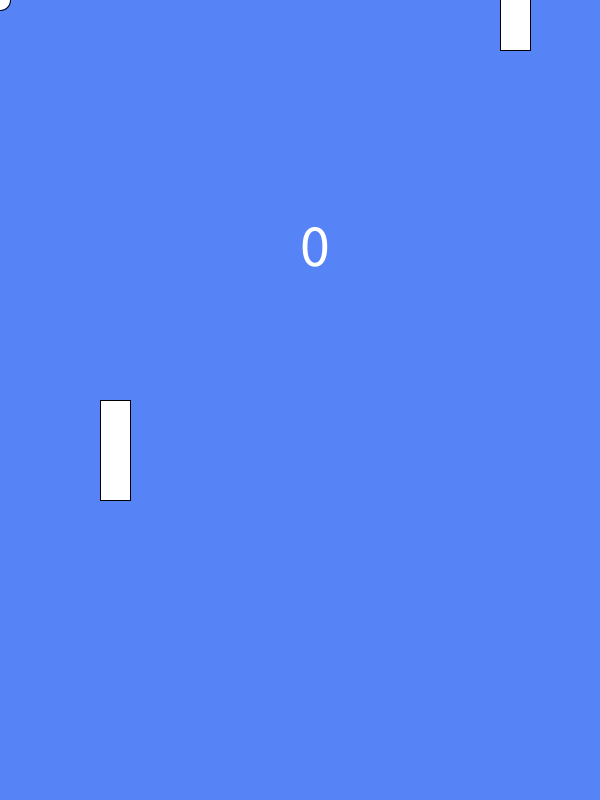
Frame 1 (no input)
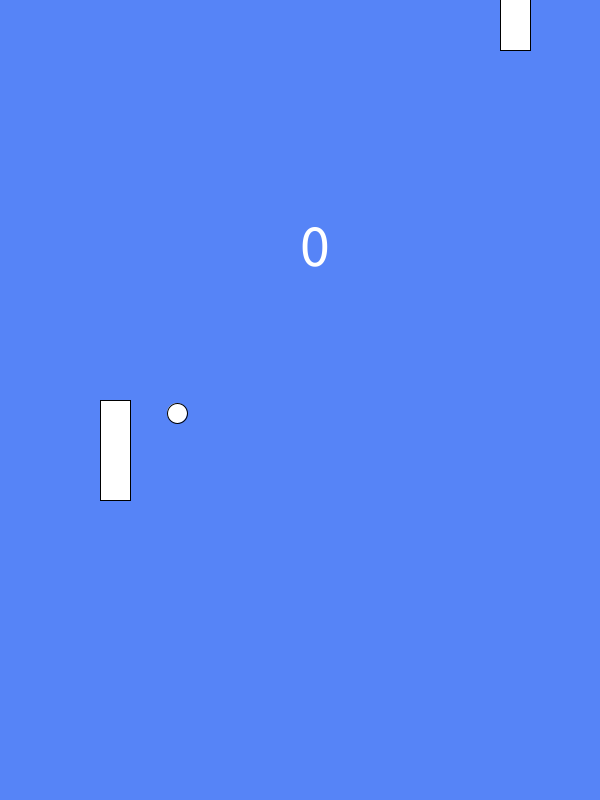
Frame 60 (the mouse pressed at the canvas centre just before this capture)
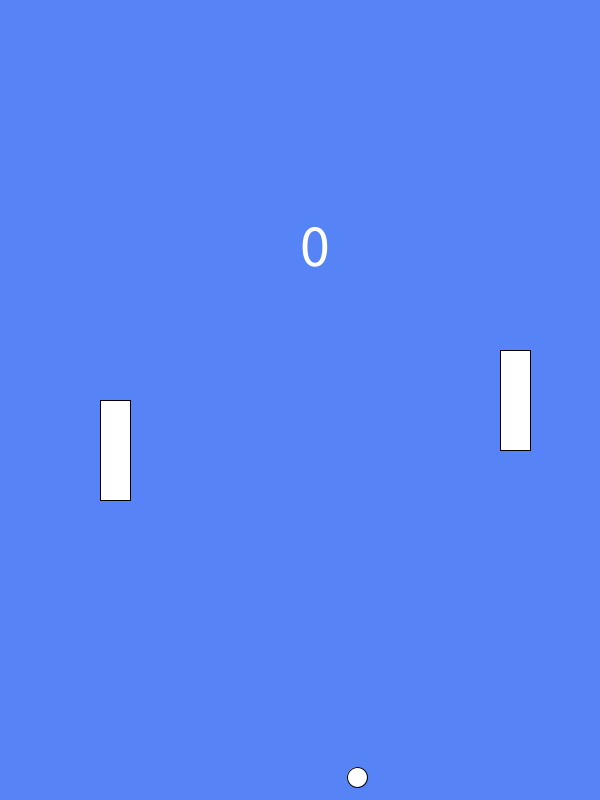
Frame 120 (the mouse held since frame 60 and released just before this capture)

The Processing sketch that drew these frames (run headless with seeded random() and noise(); from frame 60 on, the mouse is pressed at the canvas centre):

// Processing sketch: pong
// ── pong.pde
//variables for ball
float x, y = 0;
float sz = 20;
float speedx = 3;
float speedy = 7;
//variables for paddle
float paddleRw = 30;
float paddleRh = 100;
float paddleRy = mouseY;
float paddleRx = 500;
float paddleLw = 30;
float paddleLh = 100;
float paddleLy = 400;
float paddleLx = 100;
int score = 0;


void setup() {
  size(600, 800);
  colorMode(HSB, 360, 100, 100, 100);
}


void draw() {
  background(223, 65, 97, 75);
  textSize(60);
  text(score, width/2, height/3);

  //moving ball
  ellipse(x, y, sz, sz); //ellipse initial
  x += speedx;
  y += speedy;
  if (y >= 800) {
    speedy = -abs(speedy);
  }
  if (x >= 600) {
    speedx = -abs(speedx);
  }
  if (y <= 0) {
    speedy = abs(speedy);
  }
  if (x <= 0) {
    speedx = abs(speedx);
  }
  //paddleR moves
  paddleRy = mouseY - paddleRh/2;
  rect(paddleRx, paddleRy, paddleRw, paddleRh);

  //paddleL
  rect(paddleLx, paddleLy, paddleLw, paddleLh);
  //paddleR hits ball
  if (x + sz/2 > paddleRx && y > paddleRy && y < paddleRy + paddleRh ) {
    speedx *= -1;
    fill(176, 91, 93);  
    score += 1;
  }

  //paddleL moves
  if (keyPressed) {
    if (key == 'd') {
      paddleLy -= 10;
    }
  }
  if (keyPressed) {
    if (key == 'c') {
      paddleLy += 10;
    }
  }
  //paddleL hits ball
  if (x - sz/2 < paddleLx && y > paddleLy && y < paddleLy + paddleLh) {
    speedx *= -1;
  }
}
